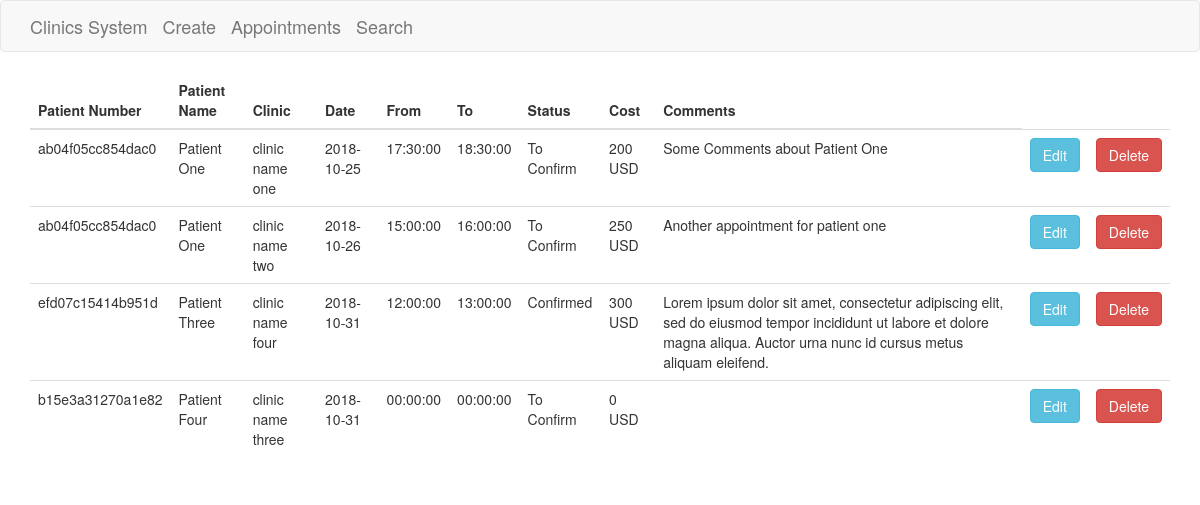
The app's page /index.php/appointments with its own data.
### tables this page shows
CREATE TABLE `appointments` (
  `id` int(11) NOT NULL,
  `patient_number` varchar(255) NOT NULL,
  `status` varchar(255) NOT NULL,
  `clinic_id` int(255) NOT NULL,
  `date` date NOT NULL,
  `from_time` time DEFAULT NULL,
  `to_time` time DEFAULT NULL,
  `cost` int(255) DEFAULT NULL,
  `comments` text
);

CREATE TABLE `patients` (
  `id` int(11) NOT NULL,
  `patient_number` varchar(255) NOT NULL,
  `patient_name` varchar(255) NOT NULL,
  `gender` varchar(10) NOT NULL,
  `mobile` varchar(255) NOT NULL
);

CREATE TABLE `clinics` (
  `id` int(11) NOT NULL,
  `name` varchar(255) NOT NULL
);

### application/controllers/appointments.php (called while the page is built, shortened)
<?php
class Appointments extends CI_Controller
{
    public function __construct() {
        $this->load->model('appointment_model');
        $this->load->model('patient_model');
        $this->load->model('clinic_model');
    }
    public function index() {
        $data['appointments'] = $this->appointment_model->appointments();
        $this->load->view('parts/header');
        $this->load->view('appointments', $data);
        $this->load->view('parts/footer');
    }
}

### index.php (called while the page is built, shortened)
<?php
require_once BASEPATH.'core/CodeIgniter.php';

### application/models/appointment_model.php (called while the page is built, shortened)
<?php
class Appointment_Model extends CI_Model
{
    public function appointments() {
        $q = $this->db->select(
            'a.patient_number,
             p.patient_name,
             a.date,
             a.status,
             a.comments,
             a.cost,
             a.from_time,
             a.to_time,
             c.name,
             a.id as aid,
             p.id as pid,
             c.id as cid'
        )
            ->from('appointments a')
            ->join('clinics c', 'a.clinic_id=c.id')
            ->join('patients p', 'a.patient_number=p.patient_number')
            ->get();
        return $q->result();
    }
}

### application/views/appointments.php (the view)
<?php if(count($appointments)): ?>
<div class="container">
    <table class="table">
        <thead>
            <tr>
                <th>Patient Number</th>
                <th>Patient Name</th>
                <th>Clinic</th>
                <th>Date</th>
                <th>From</th>
                <th>To</th>
                <th>Status</th>
                <th>Cost</th>
                <th>Comments</th>
            </tr>
        </thead>
        <tbody>
            <?php foreach($appointments as $appointment): ?>
                <tr>
                    <td><?php echo $appointment->patient_number; ?></td>
                    <td><?php echo $appointment->patient_name; ?></td>
                    <td><?php echo $appointment->name; ?></td>
                    <td><?php echo $appointment->date; ?></td>
                    <td><?php echo $appointment->from_time ?? ''; ?></td>
                    <td><?php echo $appointment->to_time ?? ''; ?></td>
                    <td><?php echo $appointment->status; ?></td>
                    <td><?php echo $appointment->cost . " USD" ?? ''; ?></td>
                    <td><?php echo $appointment->comments; ?></td>
                    <td><a href="<?php echo site_url('/appointments/edit/') . $appointment->aid ?>" class="btn btn-info">Edit</a></td>
                    <td><a href="<?php echo site_url('/appointments/delete/') . $appointment->aid ?>" class="btn btn-danger">Delete</a></td>
                </tr>
            <?php endforeach; ?>
        </tbody>
    </table>
</div>
<?php endif; ?>

### application/views/parts/header.php (shortened to what this page needs)
<!doctype html>
<html lang="en">
<head>
    <link rel="stylesheet" href="https://maxcdn.bootstrapcdn.com/bootstrap/3.3.7/css/bootstrap.min.css"
>
    <link rel="stylesheet" type="text/css" href="https://cdn.datatables.net/1.10.19/css/jquery.dataTables.css">
</head>
<body>
    <nav class="navbar navbar-default">
        <div class="container">
            <a href="<?php echo site_url(); ?>" class="navbar-brand">Clinics System</a>
            <a href="<?php echo site_url('clinics'); ?>" class="navbar-brand">Create</a>
            <a href="<?php echo site_url('appointments') ?>" class="navbar-brand">Appointments</a>
            <a href="<?php echo site_url('/appointments/search') ?>" class="navbar-brand">Search</a>
        </div>
    </nav>

### application/views/parts/footer.php (shortened to what this page needs)
</body>
</html>

### records on screen
appointments: patient_number "ab04f05cc854dac0", patients.patient_name "Patient One", clinic.name "clinic name one", date "2018-10-25", from_time "17:30:00", to_time "18:30:00", status "To Confirm", cost "200 USD", comments "Some Comments about Patient One"
appointments: patient_number "ab04f05cc854dac0", patients.patient_name "Patient One", clinic.name "clinic name two", date "2018-10-26", from_time "15:00:00", to_time "16:00:00", status "To Confirm", cost "250 USD", comments "Another appointment for patient one"
appointments: patient_number "efd07c15414b951d", patients.patient_name "Patient Three", clinic.name "clinic name four", date "2018-10-31", from_time "12:00:00", to_time "13:00:00", status "Confirmed", cost "300 USD", comments "Lorem ipsum dolor sit amet, consectetur adipiscing elit, sed do eiusmod tempor incididunt ut labore et dolore magna aliqua. Auctor urna nunc id cursus metus aliquam eleifend."
appointments: patient_number "b15e3a31270a1e82", patients.patient_name "Patient Four", clinic.name "clinic name three", date "2018-10-31", from_time "00:00:00", to_time "00:00:00", status "To Confirm", cost "0 USD"
